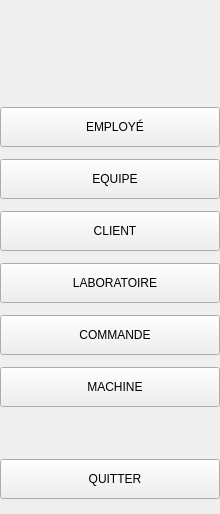
     <widget class="QFrame" name="navFrame" native="true">
      <property name="sizePolicy">
       <sizepolicy hsizetype="Fixed" vsizetype="Preferred">
        <horstretch>0</horstretch>
        <verstretch>0</verstretch>
       </sizepolicy>
      </property>
      <property name="minimumSize">
       <size>
        <width>220</width>
        <height>0</height>
       </size>
      </property>
      <property name="maximumSize">
       <size>
        <width>220</width>
        <height>16777215</height>
       </size>
      </property>
      <layout class="QVBoxLayout" name="navLayout">
       <property name="spacing">
        <number>12</number>
       </property>
       <property name="leftMargin">
        <number>0</number>
       </property>
       <property name="topMargin">
        <number>15</number>
       </property>
       <property name="rightMargin">
        <number>0</number>
       </property>
       <property name="bottomMargin">
        <number>15</number>
       </property>
       <property name="alignment">
        <set>Qt::AlignTop</set>
       </property>
      <item alignment="Qt::AlignHCenter">
       <widget class="QLabel" name="logoLabel">
         <property name="sizePolicy">
          <sizepolicy hsizetype="Fixed" vsizetype="Fixed">
           <horstretch>0</horstretch>
           <verstretch>0</verstretch>
          </sizepolicy>
         </property>
         <property name="minimumSize">
          <size>
           <width>0</width>
           <height>80</height>
          </size>
         </property>
         <property name="maximumSize">
          <size>
           <width>160</width>
           <height>80</height>
          </size>
         </property>
         <property name="pixmap">
          <pixmap>:/images/logo.png</pixmap>
         </property>
         <property name="scaledContents">
          <bool>true</bool>
         </property>
         <property name="alignment">
          <set>Qt::AlignCenter</set>
         </property>
         <property name="alignment">
          <set>Qt::AlignCenter</set>
         </property>
        </widget>
       </item>
       <item>
        <widget class="QPushButton" name="pushButton_3">
         <property name="sizePolicy">
          <sizepolicy hsizetype="Expanding" vsizetype="Fixed">
           <horstretch>0</horstretch>
           <verstretch>0</verstretch>
          </sizepolicy>
         </property>
         <property name="minimumSize">
          <size>
           <width>0</width>
           <height>40</height>
          </size>
         </property>
         <property name="text">
          <string>   EMPLOYÉ</string>
         </property>
        </widget>
       </item>
       <item>
        <widget class="QPushButton" name="pushButton_4">
         <property name="sizePolicy">
          <sizepolicy hsizetype="Expanding" vsizetype="Fixed">
           <horstretch>0</horstretch>
           <verstretch>0</verstretch>
          </sizepolicy>
         </property>
         <property name="minimumSize">
          <size>
           <width>0</width>
           <height>40</height>
          </size>
         </property>
         <property name="text">
          <string>   EQUIPE</string>
         </property>
        </widget>
       </item>
       <item>
        <widget class="QPushButton" name="pushButton_6">
         <property name="sizePolicy">
          <sizepolicy hsizetype="Expanding" vsizetype="Fixed">
           <horstretch>0</horstretch>
           <verstretch>0</verstretch>
          </sizepolicy>
         </property>
         <property name="minimumSize">
          <size>
           <width>0</width>
           <height>40</height>
          </size>
         </property>
         <property name="text">
          <string>   CLIENT</string>
         </property>
        </widget>
       </item>
       <item>
        <widget class="QPushButton" name="pushButton_5">
         <property name="sizePolicy">
          <sizepolicy hsizetype="Expanding" vsizetype="Fixed">
           <horstretch>0</horstretch>
           <verstretch>0</verstretch>
          </sizepolicy>
         </property>
         <property name="minimumSize">
          <size>
           <width>0</width>
           <height>40</height>
          </size>
         </property>
         <property name="text">
          <string>   LABORATOIRE</string>
         </property>
        </widget>
       </item>
       <item>
        <widget class="QPushButton" name="pushButton_7">
         <property name="sizePolicy">
          <sizepolicy hsizetype="Expanding" vsizetype="Fixed">
           <horstretch>0</horstretch>
           <verstretch>0</verstretch>
          </sizepolicy>
         </property>
         <property name="minimumSize">
          <size>
           <width>0</width>
           <height>40</height>
          </size>
         </property>
         <property name="text">
          <string>   COMMANDE</string>
         </property>
        </widget>
       </item>
       <item>
        <widget class="QPushButton" name="pushButton">
         <property name="sizePolicy">
          <sizepolicy hsizetype="Expanding" vsizetype="Fixed">
           <horstretch>0</horstretch>
           <verstretch>0</verstretch>
          </sizepolicy>
         </property>
         <property name="minimumSize">
          <size>
           <width>0</width>
           <height>40</height>
          </size>
         </property>
         <property name="text">
          <string>   MACHINE</string>
         </property>
        </widget>
       </item>
       <item>
        <spacer name="navSpacer">
         <property name="orientation">
          <enum>Qt::Vertical</enum>
         </property>
         <property name="sizeHint" stdset="0">
          <size>
           <width>20</width>
           <height>40</height>
          </size>
         </property>
        </spacer>
       </item>
       <item>
        <widget class="QPushButton" name="quitButton">
         <property name="sizePolicy">
          <sizepolicy hsizetype="Expanding" vsizetype="Fixed">
           <horstretch>0</horstretch>
           <verstretch>0</verstretch>
          </sizepolicy>
         </property>
         <property name="minimumSize">
          <size>
           <width>0</width>
           <height>40</height>
          </size>
         </property>
         <property name="text">
          <string>   QUITTER</string>
         </property>
        </widget>
       </item>
      </layout>
     </widget>
